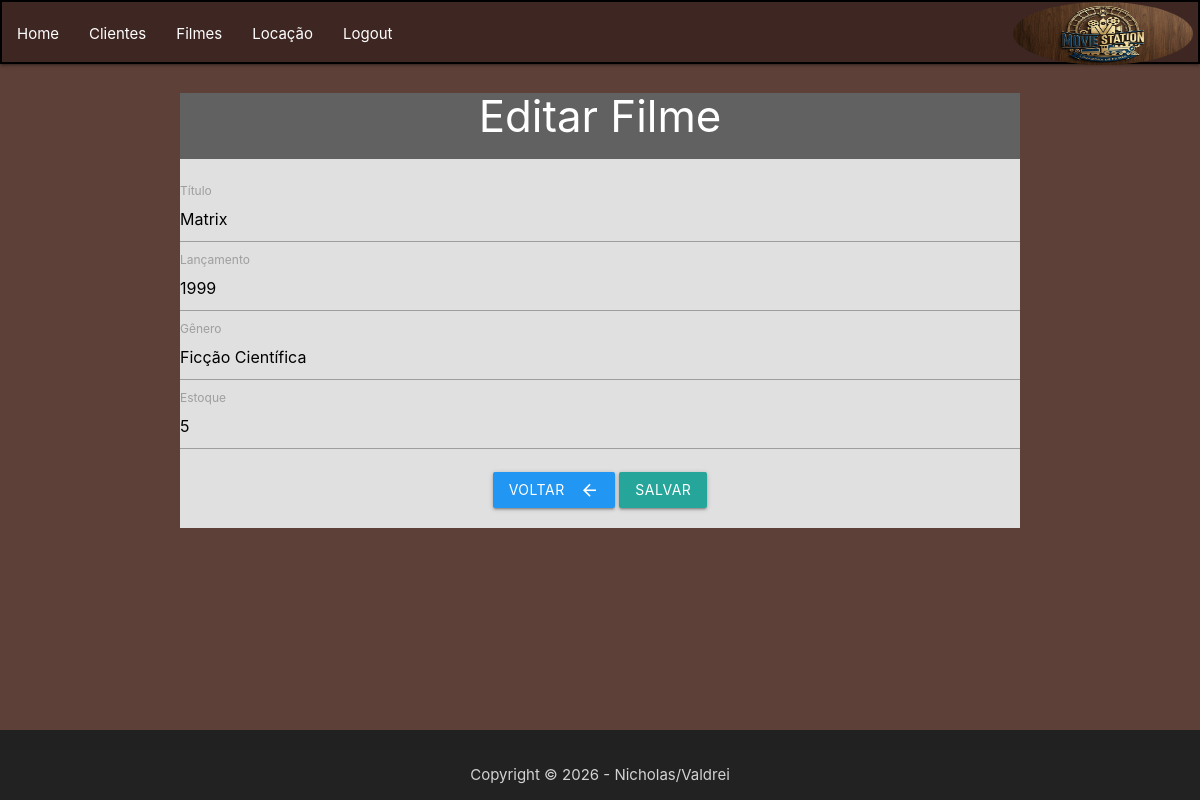
Page /VIEW/filme/frmedtfilme.php?id=1 on the committed database.
### tables this page shows
CREATE TABLE `filmes` (
  `id` int(11) NOT NULL,
  `titulo` varchar(150) NOT NULL,
  `genero` varchar(50) NOT NULL,
  `lancamento` int(11) NOT NULL,
  `estoque` int(11) NOT NULL
);

### DAL/filme.php (called while the page is built, shortened)
<?php
    include_once $_SERVER['DOCUMENT_ROOT'] . '/Locadora/DAL/conexao.php';
    include_once $_SERVER['DOCUMENT_ROOT'] . '/Locadora/MODEL/filme.php';
    class Filme{
        public function SelectById(int $id){
            $sql = "SELECT * FROM filmes WHERE id = ?;";
            $con = Conexao::conectar();
            $query = $con->prepare($sql);
            $query->execute(array($id));
            $linha = $query->fetch(\PDO::FETCH_ASSOC);
            $filme = new \MODEL\Filme();
            $filme->setId($linha['id']);
            $filme->setTitulo($linha['titulo']);
            $filme->setLancamento($linha['lancamento']);
            $filme->setGenero($linha['genero']);
            $filme->setEstoque($linha['estoque']);
            return $filme;
        }
    }

### DAL/conexao.php (called while the page is built, shortened)
<?php
    class conexao {
        private static $dbNome = 'locadora';
        private static $dbHost = 'localhost';
        private static $dbUsuario = 'root';
        private static $dbSenha = '';
        private static $cont = null;
        public static function conectar(){
            if (self::$cont == null){
                try{
                    self::$cont = new PDO("mysql:host=" . self::$dbHost . ";dbname=" . self::$dbNome,
                    self::$dbUsuario , self::$dbSenha);
                }
                catch (\PDOException $exception) {
                    die ($exception->getMessage());
                }
            }
        return self::$cont;
        }
    public static function desconectar (){
        self::$cont = null;
        return self::$cont;
        }
    }
?>

### MODEL/filme.php (called while the page is built, shortened)
<?php
    class Filme{
        private ?string $titulo;
        private ?string $genero;
        private ?int $lancamento;
        private ?int $estoque;
        public function getTitulo(){return $this->titulo;}
        public function getGenero(){return $this->genero;}
        public function getLancamento(){return $this->lancamento;}
        public function getEstoque(){return $this->estoque;}
        public function setTitulo(string $titulo){$this->titulo = $titulo;}
        public function setGenero(string $genero){$this->genero = $genero;}
        public function setLancamento(int $lancamento){$this->lancamento = $lancamento;}
        public function setEstoque(int $estoque){$this->estoque = $estoque;}
    }
?>

### VIEW/filme/frmedtfilme.php (the view, shortened to what this page needs)
<?php
$id = $_GET['id'];
include_once $_SERVER['DOCUMENT_ROOT'] . '/Locadora/DAL/filme.php';
include_once $_SERVER['DOCUMENT_ROOT'] . '/Locadora/MODEL/filme.php';
include_once $_SERVER['DOCUMENT_ROOT'] . '/Locadora/VIEW/header.php';
include_once $_SERVER['DOCUMENT_ROOT'] . '/Locadora/VIEW/footer.php';
$dalFilme = new DAL\Filme();
$filme = $dalFilme->SelectById($id);
?>
<!DOCTYPE html>
<html lang="pt-br">
<head>
    <link rel="stylesheet" href="https://cdnjs.cloudflare.com/ajax/libs/materialize/1.0.0/css/materialize.min.css">
</head>
<body class="brown darken-2">
    <div class="container center grey darken-2 white-text">
        <h3>Editar Filme</h3>
        <div class="row grey lighten-2 black-text">
            <form action="opedtfilme.php" method="post" class="row">
                <div class="input-field">
                    <input type="text" name="titulo" id="titulo" value="<?php echo $filme->getTitulo(); ?>" required>
                    <label for="titulo">Título</label>
                </div>
                <div class="input-field">
                    <input type="text" name="lancamento" id="lancamento" value="<?php echo $filme->getLancamento(); ?>" required>
                    <label for="lancamento">Lançamento</label>
                </div>
                <div class="input-field">
                    <input type="text" name="genero" id="genero" value="<?php echo $filme->getGenero(); ?>" required>
                    <label for="genero">Gênero</label>
                </div>
                <div class="input-field ">
                    <input type="text" name="estoque" id="estoque" value="<?php echo $filme->getEstoque(); ?>" required>
                    <label for="estoque">Estoque</label>
                </div>
                <a class="waves-effect waves-light blue btn"
                    onclick="JavaScript:location.href='lstfilme.php'">
                    <i class="material-icons right">arrow_back</i>Voltar
                </a>
                <button class="btn waves-effect waves-light" type="submit">Salvar</button>
            </form>
        </div>
    </div>
</body>
</html>

### rows in the picture
filmes: titulo "Matrix", lancamento "1999", genero "Ficção Científica", estoque "5"
